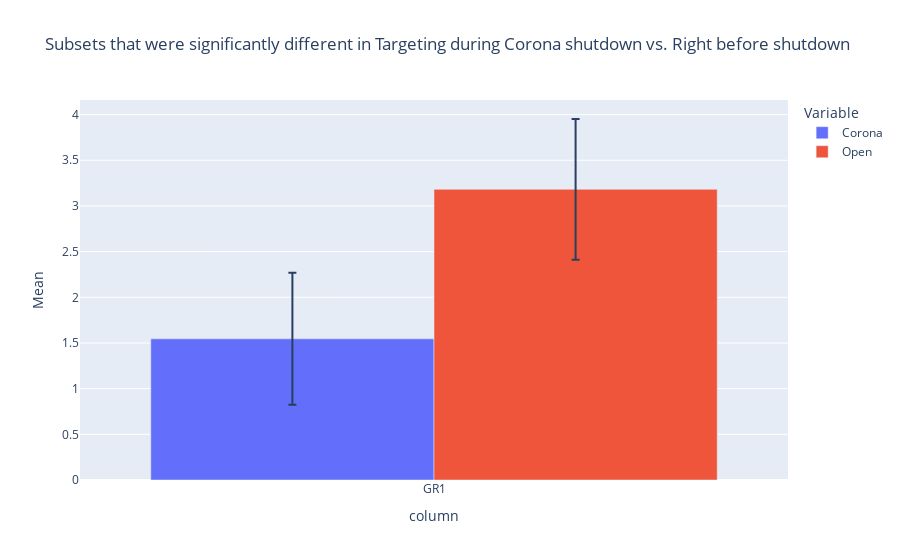

Notebook cell for this chart:
### Code cell
test = pd.DataFrame()
sig = ["GR1"]
#Only shows GR1 anyways
#sig = ["Ross","Chandler","BT1","BT2", "BT3","BT4","BT5","GR1","GR2","GR3","GR4","GR5","male", "female","All_SS","All_GR", "All_BT", "Total: "]

for column in sig:
    x = st.t.interval(alpha=0.95, df=len(corona_target[column])-1, loc=np.mean(corona_target[column]), scale=st.sem(corona_target[column],nan_policy='omit'))
    y = st.t.interval(alpha=0.95, df=len(open_target_recent[column])-1, loc=np.mean(open_target_recent[column]), scale=st.sem(open_target_recent[column],nan_policy='omit'))
    if overlap(x[0],x[1],y[0],y[1])==False:
        
        corona_mean = corona_target[column].mean()
        open_mean = open_target_recent[column].mean()
        corona_int = st.t.interval(alpha=0.95, df=len(corona_target[column])-1, loc=np.mean(corona_target[column]), scale=st.sem(corona_target[column],nan_policy='omit'))
        open_int = st.t.interval(alpha=0.95, df=len(open_target_recent[column])-1, loc=np.mean(open_target_recent[column]), scale=st.sem(open_target_recent[column],nan_policy='omit'))

        corona_error = (corona_int[1] - corona_int[0])/2
        open_error = (open_int[1] - open_int[0])/2
        pd.Series()
        data = {'Variable':['Corona','Open'], 'Mean':[corona_mean,open_mean],'error':[corona_error,open_error],'column':[column,column]} 
        data = pd.DataFrame(data)
        test = pd.concat([test, data])
    else:
        print(column,"Has Confidence Intervals that overlap")
        print("Here are the confidence intervals:")
        print("Corona",x)
        print("Open",y)
test

px.bar(test, x = "column", y = "Mean", color = "Variable", error_y = "error", barmode = "group", title = "Subsets that were significantly different in Targeting during Corona shutdown vs. Right before shutdown")

### Figure 1 — Plotly figure (JSON) as saved in the notebook; plotly's stock layout.template omitted (floating-point values rounded to 4 significant figures)
{"data": [{"alignmentgroup": "True", "error_y": {"array": [0.7224]}, "hovertemplate": "Variable=Corona<br>column=%{x}<br>Mean=%{y}<extra></extra>", "legendgroup": "Corona", "marker": {"color": "#636efa"}, "name": "Corona", "offsetgroup": "Corona", "orientation": "v", "showlegend": true, "textposition": "auto", "type": "bar", "x": ["GR1"], "xaxis": "x", "y": [1.545], "yaxis": "y"}, {"alignmentgroup": "True", "error_y": {"array": [0.7699]}, "hovertemplate": "Variable=Open<br>column=%{x}<br>Mean=%{y}<extra></extra>", "legendgroup": "Open", "marker": {"color": "#EF553B"}, "name": "Open", "offsetgroup": "Open", "orientation": "v", "showlegend": true, "textposition": "auto", "type": "bar", "x": ["GR1"], "xaxis": "x", "y": [3.182], "yaxis": "y"}], "layout": {"barmode": "group", "legend": {"title": {"text": "Variable"}, "tracegroupgap": 0}, "title": {"text": "Subsets that were significantly different in Targeting during Corona shutdown vs. Right before shutdown"}, "xaxis": {"anchor": "y", "domain": [0, 1], "title": {"text": "column"}}, "yaxis": {"anchor": "x", "domain": [0, 1], "title": {"text": "Mean"}}}}
